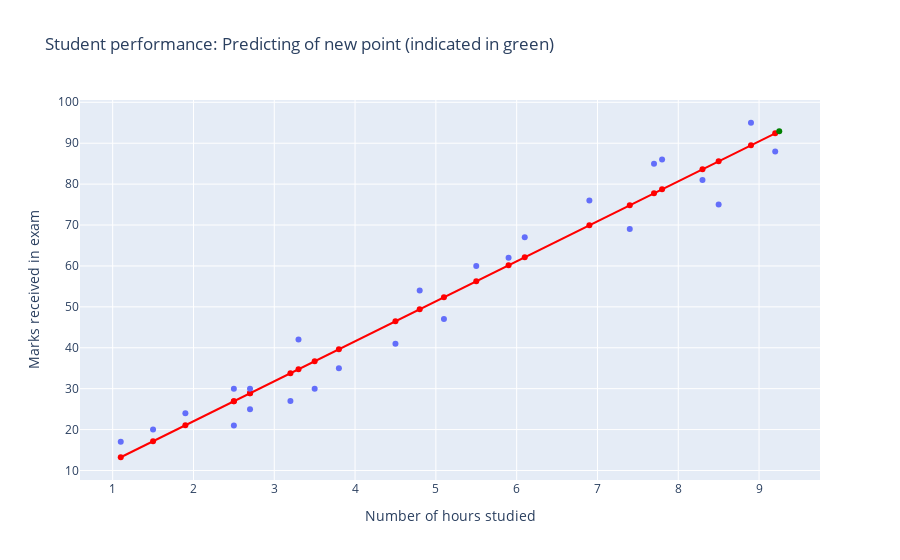

Write notebook code for a chart like this one.
### Markdown cell above
# Scenario 1: Predicting the corresponding performance of the student, given hours of study per day.

Now that we are ready with our model, we can simply ask it to predict the marks a student might expect, given the number of hours he/she studies per day. 
In this case, the student wants to know how much marks he/she can expect on studying 9.25 hours per day.

### Code cell
fig = px.scatter(x=featuresarr,y=predicted, color_discrete_sequence=["red"], labels={
    "x": "Number of hours studied",
    "y": "Marks received in exam"
}
,title="Student performance: Predicting of new point (indicated in green)")
fig.add_trace(px.scatter(x=features, y=labels).data[0])
fig.add_trace(px.line(x=featuresarr, y=predicted, color_discrete_sequence=["red"]).data[0])
fig.update_layout(showlegend=False)
fig.add_trace(px.scatter(x=x.tolist(), y=[y[0][0]], color_discrete_sequence=["green"]).data[0])
x = np.array([9.25]).reshape(-1,1)
y = model.predict(x)
print("Expected marks=", y[0][0])
print("\n")
fig

### Figure 1 — Plotly figure (JSON) as saved in the notebook; plotly's stock layout.template omitted (floating-point values rounded to 4 significant figures)
{"data": [{"hovertemplate": "Number of hours studied=%{x}<br>Marks received in exam=%{y}<extra></extra>", "legendgroup": "", "marker": {"color": "red", "symbol": "circle"}, "mode": "markers", "name": "", "orientation": "v", "showlegend": false, "type": "scatter", "x": [1.1, 1.5, 1.9, 2.5, 2.5, 2.7, 2.7, 3.2, 3.3, 3.5, 3.8, 4.5, 4.8, 5.1, 5.5, 5.9, 6.1, 6.9, 7.4, 7.7, 7.8, 8.3, 8.5, 8.9, 9.2], "xaxis": "x", "y": [13.24, 17.15, 21.06, 26.92, 26.92, 28.88, 28.88, 33.77, 34.74, 36.7, 39.63, 46.47, 49.41, 52.34, 56.25, 60.16, 62.12, 69.94, 74.82, 77.76, 78.73, 83.62, 85.58, 89.49, 92.42], "yaxis": "y"}, {"hovertemplate": "x=%{x}<br>y=%{y}<extra></extra>", "legendgroup": "", "marker": {"color": "#636efa", "symbol": "circle"}, "mode": "markers", "name": "", "orientation": "v", "showlegend": false, "type": "scatter", "x": [2.5, 5.1, 3.2, 8.5, 3.5, 1.5, 9.2, 5.5, 8.3, 2.7, 7.7, 5.9, 4.5, 3.3, 1.1, 8.9, 2.5, 1.9, 6.1, 7.4, 2.7, 4.8, 3.8, 6.9, 7.8], "xaxis": "x", "y": [21, 47, 27, 75, 30, 20, 88, 60, 81, 25, 85, 62, 41, 42, 17, 95, 30, 24, 67, 69, 30, 54, 35, 76, 86], "yaxis": "y"}, {"hovertemplate": "x=%{x}<br>y=%{y}<extra></extra>", "legendgroup": "", "line": {"color": "red", "dash": "solid"}, "mode": "lines", "name": "", "orientation": "v", "showlegend": false, "type": "scatter", "x": [1.1, 1.5, 1.9, 2.5, 2.5, 2.7, 2.7, 3.2, 3.3, 3.5, 3.8, 4.5, 4.8, 5.1, 5.5, 5.9, 6.1, 6.9, 7.4, 7.7, 7.8, 8.3, 8.5, 8.9, 9.2], "xaxis": "x", "y": [13.24, 17.15, 21.06, 26.92, 26.92, 28.88, 28.88, 33.77, 34.74, 36.7, 39.63, 46.47, 49.41, 52.34, 56.25, 60.16, 62.12, 69.94, 74.82, 77.76, 78.73, 83.62, 85.58, 89.49, 92.42], "yaxis": "y"}, {"hovertemplate": "variable=wide_variable_0<br>value=%{x}<br>y=%{y}<extra></extra>", "legendgroup": "wide_variable_0", "marker": {"color": "green", "symbol": "circle"}, "mode": "markers", "name": "wide_variable_0", "orientation": "v", "showlegend": true, "type": "scatter", "x": [9.25], "xaxis": "x", "y": [92.91], "yaxis": "y"}], "layout": {"legend": {"tracegroupgap": 0}, "showlegend": false, "title": {"text": "Student performance: Predicting of new point (indicated in green)"}, "xaxis": {"anchor": "y", "domain": [0, 1], "title": {"text": "Number of hours studied"}}, "yaxis": {"anchor": "x", "domain": [0, 1], "title": {"text": "Marks received in exam"}}}}
